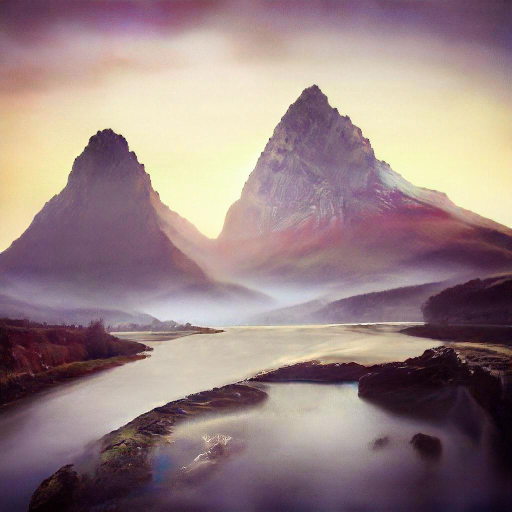
#> input picture gaugan4.jpg, 1024 x 1024 px (shown at 1/2 size)
$ python main.py
#> lines starting #> are read from the running program, lines starting #| are printed output that depends on the picture
# tugas 1 show rgb image
from PIL import Image
import cv2
import matplotlib.pyplot as plt

file_name = "gaugan4.jpg"
img = Image.open(file_name)
#> img is the input picture: PIL image 1024x1024 RGBA; mean R, G, B, A 152.3, 130.7, 131.4, 255
# img = img.resize((5, 5))
img = img.convert("RGB")
#> img: PIL image 1024x1024 RGB
img.save("output.jpg")
width, height = img.size
#> width = 1024; height = 1024

# [8 lines of commented-out code are left out]
img = cv2.imread(file_name,0)
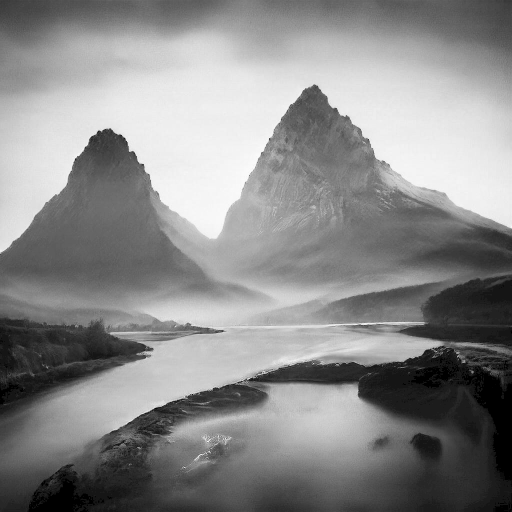
#> img: shape (1024, 1024) (shown at 1/2 size); min 0, max 253, mean 138.1

plt.subplot(1,2,1)
plt.imshow(img,cmap='gray')
plt.title('Image')
plt.xticks([])
plt.yticks([])

plt.subplot(1,2,2)
plt.hist(img.ravel(),256,[0,256])
plt.title('Histogram Gray')

plt.show()
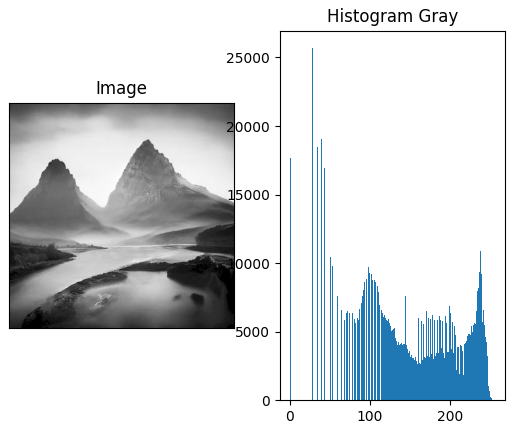
#> figure drawn by matplotlib, 2 panels; panel 2: tallest bar 25678 high, from x = 28 to 29
